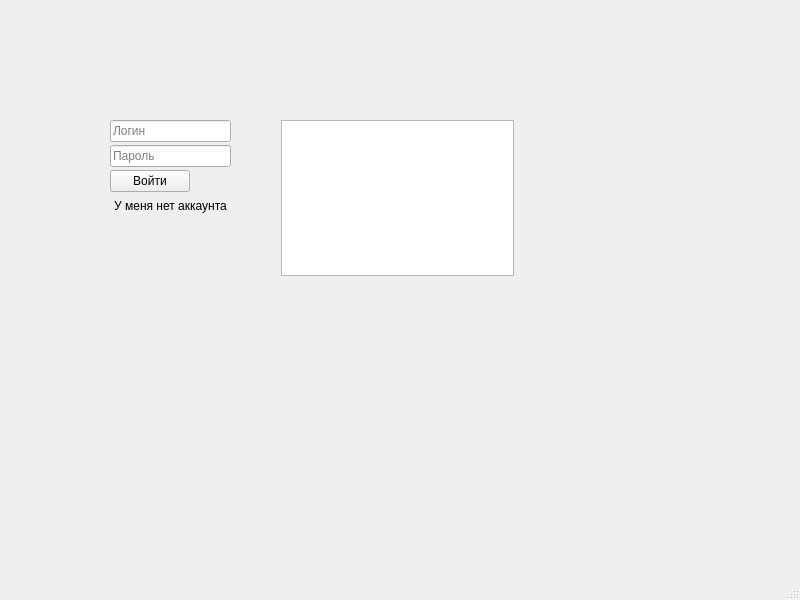
<?xml version="1.0" encoding="UTF-8"?>
<ui version="4.0">
 <class>LoginWindow</class>
 <widget class="QMainWindow" name="LoginWindow">
  <property name="geometry">
   <rect>
    <x>0</x>
    <y>0</y>
    <width>800</width>
    <height>600</height>
   </rect>
  </property>
  <property name="windowTitle">
   <string>MainWindow</string>
  </property>
  <widget class="QWidget" name="centralwidget">
   <widget class="QLabel" name="infoLbl">
    <property name="geometry">
     <rect>
      <x>110</x>
      <y>60</y>
      <width>58</width>
      <height>18</height>
     </rect>
    </property>
    <property name="text">
     <string/>
    </property>
   </widget>
   <widget class="QWidget" name="layoutWidget">
    <property name="geometry">
     <rect>
      <x>110</x>
      <y>120</y>
      <width>404</width>
      <height>220</height>
     </rect>
    </property>
    <layout class="QHBoxLayout" name="horizontalLayout_2">
     <property name="spacing">
      <number>50</number>
     </property>
     <item>
      <layout class="QVBoxLayout" name="verticalLayout">
       <property name="spacing">
        <number>3</number>
       </property>
       <item>
        <widget class="QLineEdit" name="loginLEdit">
         <property name="text">
          <string/>
         </property>
         <property name="placeholderText">
          <string>Логин</string>
         </property>
        </widget>
       </item>
       <item>
        <widget class="QLineEdit" name="passwdLEdit">
         <property name="placeholderText">
          <string>Пароль</string>
         </property>
        </widget>
       </item>
       <item>
        <layout class="QHBoxLayout" name="horizontalLayout">
         <item>
          <widget class="QPushButton" name="loginBtn">
           <property name="text">
            <string>Войти</string>
           </property>
          </widget>
         </item>
         <item>
          <spacer name="horizontalSpacer">
           <property name="orientation">
            <enum>Qt::Orientation::Horizontal</enum>
           </property>
           <property name="sizeHint" stdset="0">
            <size>
             <width>40</width>
             <height>20</height>
            </size>
           </property>
          </spacer>
         </item>
        </layout>
       </item>
       <item>
        <widget class="QPushButton" name="registerBtn">
         <property name="text">
          <string>У меня нет аккаунта</string>
         </property>
         <property name="flat">
          <bool>true</bool>
         </property>
        </widget>
       </item>
       <item>
        <spacer name="verticalSpacer">
         <property name="orientation">
          <enum>Qt::Orientation::Vertical</enum>
         </property>
         <property name="sizeHint" stdset="0">
          <size>
           <width>20</width>
           <height>40</height>
          </size>
         </property>
        </spacer>
       </item>
      </layout>
     </item>
     <item>
      <layout class="QVBoxLayout" name="verticalLayout_2">
       <item>
        <widget class="QGraphicsView" name="graphicsView"/>
       </item>
       <item>
        <widget class="QLabel" name="nameLbl">
         <property name="text">
          <string/>
         </property>
        </widget>
       </item>
      </layout>
     </item>
    </layout>
   </widget>
  </widget>
  <widget class="QMenuBar" name="menubar">
   <property name="geometry">
    <rect>
     <x>0</x>
     <y>0</y>
     <width>800</width>
     <height>23</height>
    </rect>
   </property>
  </widget>
  <widget class="QStatusBar" name="statusbar"/>
 </widget>
 <resources/>
 <connections/>
</ui>
